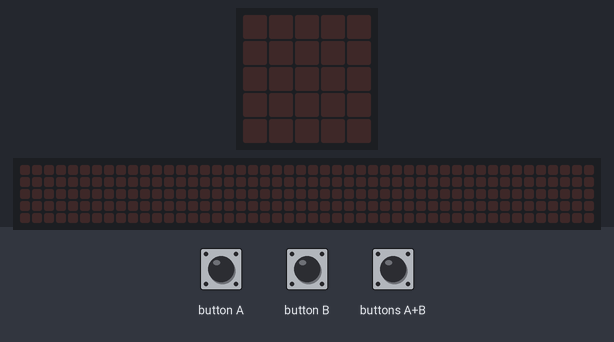
This program was run on a simulated BBC micro:bit (MakeCode). On the bench: the board's 5×5 LED display, a strip that is not on the board, showing the scrolling text unrolled. The inputs (shaded band) are chosen by the test bench. Random numbers come from a fixed seed; the 48×5 strip is a reading aid, not a part: it shows the text the display is scrolling, unrolled, one strip-width of it at a time.

Above: at 1.2 s.
1.3 s: button A pressed for 0.15 s
At 2.0 s:
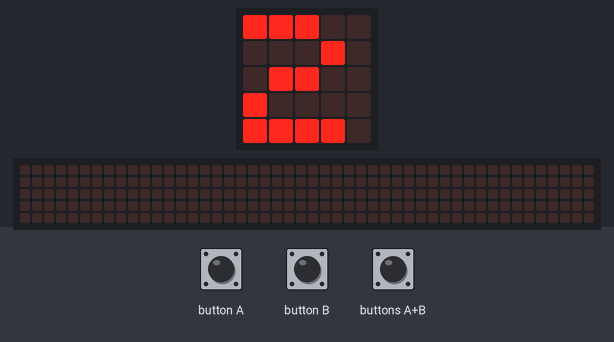
4.4 s: button B pressed for 0.15 s
At 6.5 s:
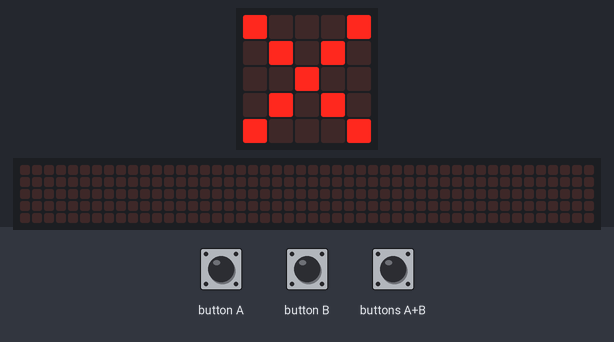
7.5 s: buttons A+B pressed for 0.15 s
At 10.35 s:
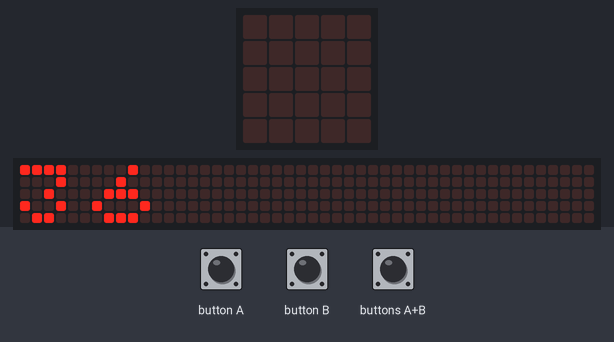
10.5 s: button A pressed for 0.15 s
13.6 s: buttons A+B pressed for 1 s
At 17.52 s:
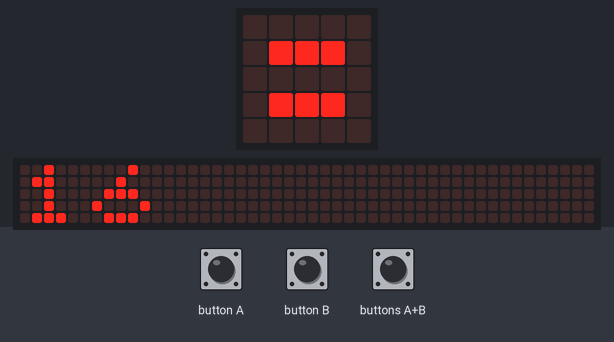
17.6 s: button B pressed for 0.15 s
Timing chart, 0 to 20.6 s (numbered marks = the images above; inputs shaded):
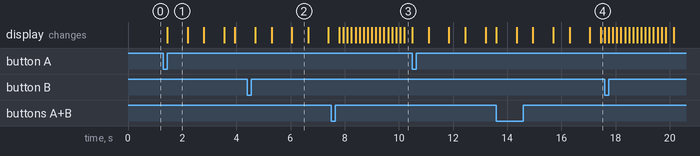

Measured:
- after the input at 1.3 s, the display: changes after 0.15 s (image 1)
- what the display in image 1 shows lasts 0.7 s, from 1.5 s to 2.2 s
- what the display in image 2 shows lasts 0.6 s, from 6.1 s to 6.7 s

The program:

main.ts
```typescript
let N2 = 0
let N1 = 0
input.onButtonPressed(Button.A, function () {
    N2 = 2
    basic.showNumber(N2)
    basic.showIcon(IconNames.No)
    N1 = randint(0, 10)
    basic.showNumber(N1)
    basic.showLeds(`
        . . . . .
        . # # # .
        . . . . .
        . # # # .
        . . . . .
        `)
    basic.showNumber(N2 * N1)
    basic.showIcon(IconNames.Happy)
})
input.onButtonPressed(Button.AB, function () {
    N2 = 4
    basic.showNumber(4)
    basic.showIcon(IconNames.No)
    N1 = randint(0, 10)
    basic.showNumber(N1)
    basic.showLeds(`
        . . . . .
        . # # # .
        . . . . .
        . # # # .
        . . . . .
        `)
    basic.showNumber(N2 * N1)
    basic.showIcon(IconNames.Happy)
})
input.onButtonPressed(Button.B, function () {
    N2 = 3
    basic.showNumber(3)
    basic.showIcon(IconNames.No)
    N1 = randint(0, 10)
    basic.showNumber(N1)
    basic.showLeds(`
        . . . . .
        . # # # .
        . . . . .
        . # # # .
        . . . . .
        `)
    basic.showNumber(N2 * N1)
    basic.showIcon(IconNames.Happy)
})
```

test.ts
```typescript
// aquí va el archivo "tests"; esto no se compilará cuando este paquete se utilice como una extensión.
```
